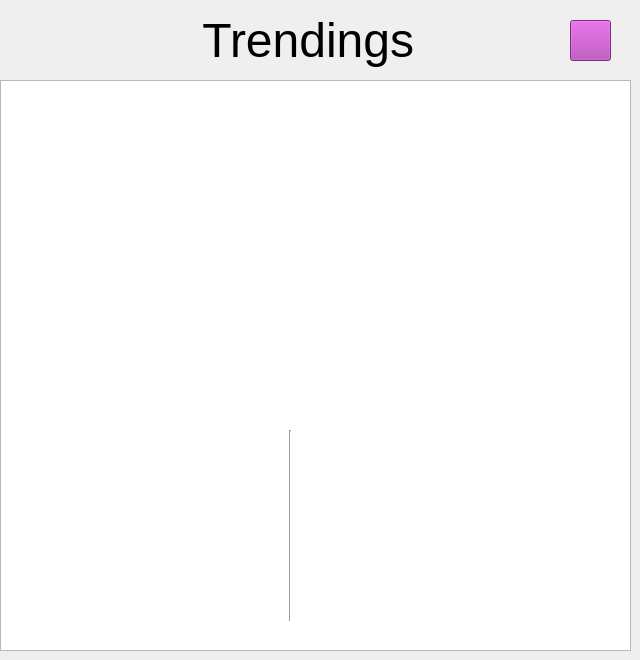
    <widget class="QWidget" name="page_13">
     <widget class="QListWidget" name="listWidget_5">
      <property name="geometry">
       <rect>
        <x>0</x>
        <y>80</y>
        <width>631</width>
        <height>571</height>
       </rect>
      </property>
     </widget>
     <widget class="QPushButton" name="homepage_8">
      <property name="geometry">
       <rect>
        <x>570</x>
        <y>20</y>
        <width>41</width>
        <height>41</height>
       </rect>
      </property>
      <property name="styleSheet">
       <string notr="true">background-color: rgb(179, 60, 179);</string>
      </property>
      <property name="text">
       <string/>
      </property>
     </widget>
     <widget class="QLabel" name="label_76">
      <property name="geometry">
       <rect>
        <x>190</x>
        <y>10</y>
        <width>241</width>
        <height>61</height>
       </rect>
      </property>
      <property name="font">
       <font>
        <pointsize>36</pointsize>
       </font>
      </property>
      <property name="text">
       <string> Trendings</string>
      </property>
     </widget>
     <widget class="Line" name="line_20">
      <property name="geometry">
       <rect>
        <x>280</x>
        <y>430</y>
        <width>20</width>
        <height>191</height>
       </rect>
      </property>
      <property name="orientation">
       <enum>Qt::Orientation::Vertical</enum>
      </property>
     </widget>
    </widget>
